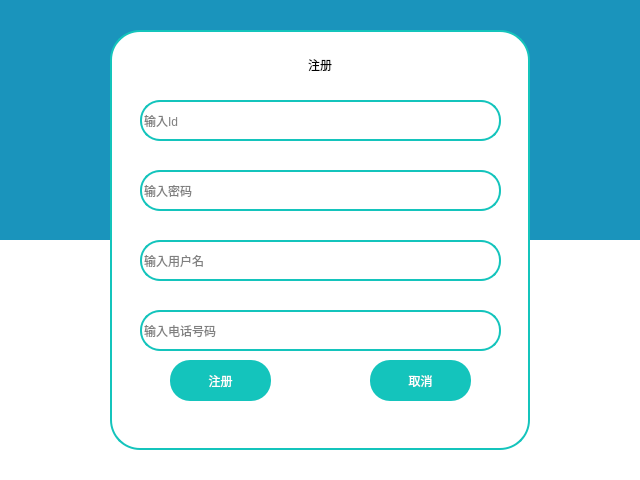
<?xml version="1.0" encoding="UTF-8"?>
<ui version="4.0">
 <class>RegForm</class>
 <widget class="QWidget" name="RegForm">
  <property name="geometry">
   <rect>
    <x>0</x>
    <y>0</y>
    <width>640</width>
    <height>480</height>
   </rect>
  </property>
  <property name="windowTitle">
   <string>注册</string>
  </property>
  <property name="windowIcon">
   <iconset resource="recourse.qrc">
    <normaloff>:/icon1.png</normaloff>:/icon1.png</iconset>
  </property>
  <property name="styleSheet">
   <string notr="true">background-color:rgb(26,148,188);
border:none</string>
  </property>
  <widget class="QGroupBox" name="BottomGB">
   <property name="geometry">
    <rect>
     <x>0</x>
     <y>240</y>
     <width>640</width>
     <height>240</height>
    </rect>
   </property>
   <property name="styleSheet">
    <string notr="true">background-color:rgb(255, 255, 255);
border:none</string>
   </property>
   <property name="title">
    <string/>
   </property>
  </widget>
  <widget class="QPushButton" name="CloseB">
   <property name="geometry">
    <rect>
     <x>610</x>
     <y>0</y>
     <width>30</width>
     <height>30</height>
    </rect>
   </property>
   <property name="styleSheet">
    <string notr="true">QPushButton:hover{
		background-color: rgb(255, 0, 0);
}
QPushButton:pressed{
	background-color: rgb(162, 0, 3);
}
</string>
   </property>
   <property name="text">
    <string/>
   </property>
   <property name="icon">
    <iconset resource="recourse.qrc">
     <normaloff>:/icon2.png</normaloff>:/icon2.png</iconset>
   </property>
   <property name="iconSize">
    <size>
     <width>20</width>
     <height>20</height>
    </size>
   </property>
  </widget>
  <widget class="QPushButton" name="MinB">
   <property name="geometry">
    <rect>
     <x>580</x>
     <y>0</y>
     <width>30</width>
     <height>30</height>
    </rect>
   </property>
   <property name="styleSheet">
    <string notr="true">QPushButton:hover{
		background-color:rgb(21, 131, 161);
}
QPushButton:pressed{
	background-color:rgb(17, 111, 134);
}
</string>
   </property>
   <property name="text">
    <string/>
   </property>
   <property name="icon">
    <iconset resource="recourse.qrc">
     <normaloff>:/icon3.png</normaloff>:/icon3.png</iconset>
   </property>
   <property name="iconSize">
    <size>
     <width>19</width>
     <height>19</height>
    </size>
   </property>
  </widget>
  <widget class="QGroupBox" name="LogGB">
   <property name="geometry">
    <rect>
     <x>110</x>
     <y>30</y>
     <width>420</width>
     <height>420</height>
    </rect>
   </property>
   <property name="styleSheet">
    <string notr="true">border:2px solid rgb(20, 196, 188);
border-radius:30px;
background-color:rgb(255,255,255);

</string>
   </property>
   <property name="title">
    <string/>
   </property>
   <property name="alignment">
    <set>Qt::AlignCenter</set>
   </property>
   <widget class="QLabel" name="RegStrL">
    <property name="geometry">
     <rect>
      <x>145</x>
      <y>10</y>
      <width>130</width>
      <height>50</height>
     </rect>
    </property>
    <property name="styleSheet">
     <string notr="true">font: 290 20pt &quot;Microsoft YaHei UI&quot;;
border:none;</string>
    </property>
    <property name="text">
     <string>注册</string>
    </property>
    <property name="alignment">
     <set>Qt::AlignCenter</set>
    </property>
   </widget>
   <widget class="QLineEdit" name="IdT">
    <property name="geometry">
     <rect>
      <x>30</x>
      <y>70</y>
      <width>361</width>
      <height>41</height>
     </rect>
    </property>
    <property name="styleSheet">
     <string notr="true">border-radius:20px;
border:2px solid rgb(20,196,188);
font: 290 9pt &quot;Microsoft YaHei UI&quot;;</string>
    </property>
    <property name="text">
     <string/>
    </property>
    <property name="placeholderText">
     <string>输入Id</string>
    </property>
   </widget>
   <widget class="QLineEdit" name="NameT">
    <property name="geometry">
     <rect>
      <x>30</x>
      <y>210</y>
      <width>361</width>
      <height>41</height>
     </rect>
    </property>
    <property name="styleSheet">
     <string notr="true">border-radius:20px;
border:2px solid rgb(20,196,188);
font: 290 9pt &quot;Microsoft YaHei UI&quot;;</string>
    </property>
    <property name="text">
     <string/>
    </property>
    <property name="placeholderText">
     <string>输入用户名</string>
    </property>
   </widget>
   <widget class="QPushButton" name="Cancel">
    <property name="geometry">
     <rect>
      <x>260</x>
      <y>330</y>
      <width>101</width>
      <height>41</height>
     </rect>
    </property>
    <property name="styleSheet">
     <string notr="true">QPushButton{
	background-color: rgb(20,196,188);
	color: rgb(255,255,255);
	font: 25 14pt &quot;Microsoft YaHei UI&quot;;
	border: none;
	border-radius:20px;
}

QPushButton:hover{
		background-color: rgb(22,218,208);
}
QPushButton:pressed{
	background-color: rgb(17,171,164);
}


</string>
    </property>
    <property name="text">
     <string>取消</string>
    </property>
   </widget>
   <widget class="QPushButton" name="Reg">
    <property name="geometry">
     <rect>
      <x>60</x>
      <y>330</y>
      <width>101</width>
      <height>41</height>
     </rect>
    </property>
    <property name="styleSheet">
     <string notr="true">QPushButton{
	background-color: rgb(20,196,188);
	color: rgb(255,255,255);
	font: 25 14pt &quot;Microsoft YaHei UI&quot;;
	border: none;
	border-radius:20px;
}

QPushButton:hover{
		background-color: rgb(22,218,208);
}
QPushButton:pressed{
	background-color: rgb(17,171,164);
}


</string>
    </property>
    <property name="text">
     <string>注册</string>
    </property>
   </widget>
   <widget class="QLabel" name="RegInfoL">
    <property name="geometry">
     <rect>
      <x>40</x>
      <y>380</y>
      <width>341</width>
      <height>21</height>
     </rect>
    </property>
    <property name="styleSheet">
     <string notr="true">font: 25 9pt &quot;Microsoft YaHei UI&quot;;
color:rgb(204,22,58);
border:none;</string>
    </property>
    <property name="text">
     <string/>
    </property>
    <property name="alignment">
     <set>Qt::AlignCenter</set>
    </property>
   </widget>
   <widget class="QLineEdit" name="PswdT">
    <property name="geometry">
     <rect>
      <x>30</x>
      <y>140</y>
      <width>361</width>
      <height>41</height>
     </rect>
    </property>
    <property name="styleSheet">
     <string notr="true">border-radius:20px;
border:2px solid rgb(20,196,188);
font: 290 9pt &quot;Microsoft YaHei UI&quot;;</string>
    </property>
    <property name="text">
     <string/>
    </property>
    <property name="placeholderText">
     <string>输入密码</string>
    </property>
   </widget>
   <widget class="QLineEdit" name="TeleT">
    <property name="geometry">
     <rect>
      <x>30</x>
      <y>280</y>
      <width>361</width>
      <height>41</height>
     </rect>
    </property>
    <property name="styleSheet">
     <string notr="true">border-radius:20px;
border:2px solid rgb(20,196,188);
font: 290 9pt &quot;Microsoft YaHei UI&quot;;</string>
    </property>
    <property name="text">
     <string/>
    </property>
    <property name="placeholderText">
     <string>输入电话号码</string>
    </property>
   </widget>
   <zorder>RegStrL</zorder>
   <zorder>IdT</zorder>
   <zorder>NameT</zorder>
   <zorder>Cancel</zorder>
   <zorder>Reg</zorder>
   <zorder>RegInfoL</zorder>
   <zorder>TeleT</zorder>
   <zorder>PswdT</zorder>
  </widget>
 </widget>
 <tabstops>
  <tabstop>CloseB</tabstop>
  <tabstop>MinB</tabstop>
  <tabstop>IdT</tabstop>
  <tabstop>PswdT</tabstop>
  <tabstop>NameT</tabstop>
  <tabstop>TeleT</tabstop>
  <tabstop>Reg</tabstop>
  <tabstop>Cancel</tabstop>
 </tabstops>
 <resources>
  <include location="recourse.qrc"/>
 </resources>
 <connections/>
</ui>
